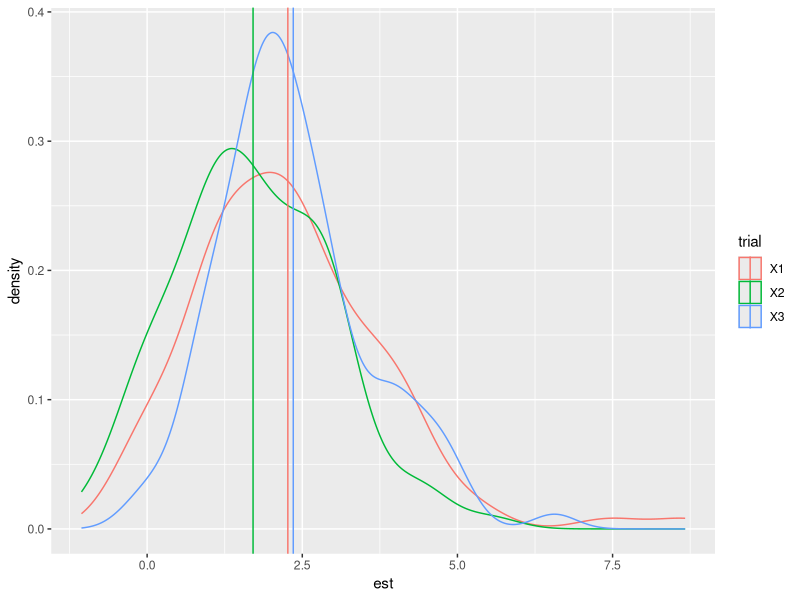
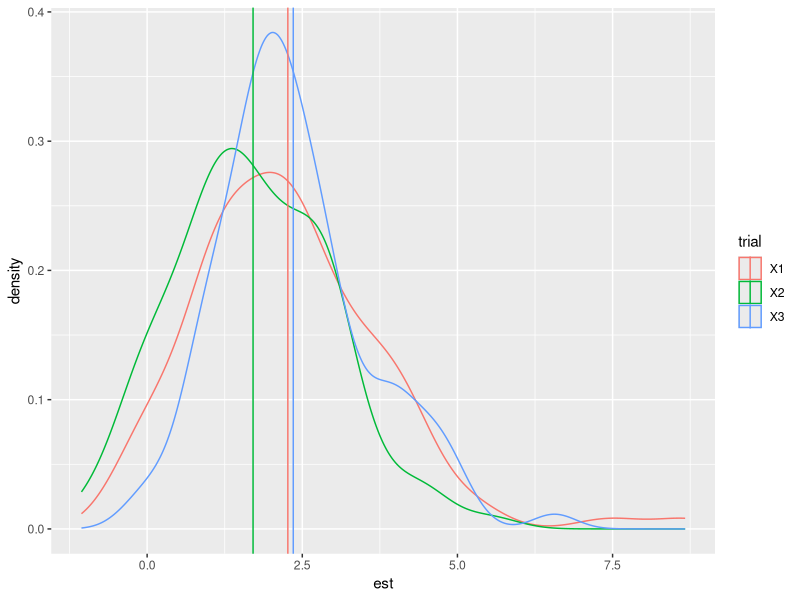

Source code (R) for these figures, in order:
## ---- chunk 1
knitr::opts_chunk$set(echo = TRUE)
## ---- chunk 2
library(tidyverse)
## ---- chunk 3
gen.mod <- function(n=50,b0=4,b1=5,sd.err=0.5){predictor<-runif(n)-50
response <- b0+b1*predictor+rnorm(n,mean=0,sd=sd.err)
return(data.frame(response=response,predictor=predictor))}
## ---- chunk 4
n.times <- 100
n <- c(10,15,20)
b1 <- c(2,3,5)
sd.err <- c(1,2,3)

est.df <- matrix(nrow=n.times,ncol=3,NA)


for (i in 1:n.times) { m1 <- lm(response ~ predictor, data=gen.mod (n=10, b0=4, b1= 2, sd.err= 1))
est.df[i,1] <- summary(m1)$coefficients["predictor","t value"]
m1 <- lm(response ~ predictor, data=gen.mod (n=15,b0=4, b1=3, sd.err=2))
est.df[i,2] <- summary(m1)$coefficients["predictor","t value"]
m1 <- lm(response ~ predictor, data=gen.mod(n=20,b0=4, b1=5, sd.err=3))
est.df[i,3] <- summary(m1)$coefficients["predictor","t value"]}

est.df <- data.frame(est.df)




## ---- chunk 5
summary(m1)$coefficients["predictor", ]
## ---- chunk 6
est.df <- gather(est.df,value="est",key="trial")
est.df$trial <- factor(est.df$trial)

est.sum.df <- group_by(est.df,trial) %>% summarize(mn.est=mean(est))

p <- ggplot(aes(est,group=trial, col=trial), data=est.df)
p+geom_density()+geom_vline(data=est.sum.df,aes(xintercept=mn.est,col=trial))
## ---- chunk 7
n.times <- 100
n <- c(10,15,20)
b1 <- c(2,3,5,7)
sd.err <- c(1,2,3,4)


est <- NULL
for (i in 1:3){
  a <- n[i]
  for(i in 1:4) {
    b <- b1[i]
      for(i in 1:4) {
        c<-sd.err[i]}}}

for(i in 1:100){
  m1<- lm(response~predictor,data=gen.mod(n=a,b0=4,b1=b,sd.err=c))
  est[i] <- summary(m1)$coefficients["predictor","Estimate"]
  }

est.df <- data.frame(est.df)



## ---- chunk 8
est.df <- gather(est.df,value="est",key="trial")
est.df$trial <- factor(est.df$trial)

est.sum.df <- group_by(est.df,trial) %>% summarize(mn.est=mean(est))

p <- ggplot(aes(est,group=trial,col=trial),data=est.df)
p+geom_density()+geom_vline(data=est.sum.df,aes(xintercept=mn.est,col=trial))
## ---- chunk 9
est.df.2 <- function(n=100, b0=0,b1=0,sd.err=1){
  predictor <- runif(n)-0.5
  response <- b0+b1 * predictor+rnorm(n,mean=0,sd=sd.err)
  return(data.frame(response=response,predictor=predictor))
}
n.times <- 1:100
n <- c(10,15,20)
b1 <- c(0)
sd.err <- c(1,2,3,4)


est <- NULL
for (i in 1:3){
  a <- n[i]
  for(i in 1) {
    b <- b1[i]
      for(i in 1:4) {
        c<-sd.err[i]}}}

for(i in 1:100){
  m1<- lm(response~predictor,data=gen.mod(n=a,b0=0,b1=b,sd.err=c))
  est[i] <- summary(m1)$coefficients["predictor","Estimate"]
  }

est.df <- data.frame(est.df)

## ---- chunk 10

